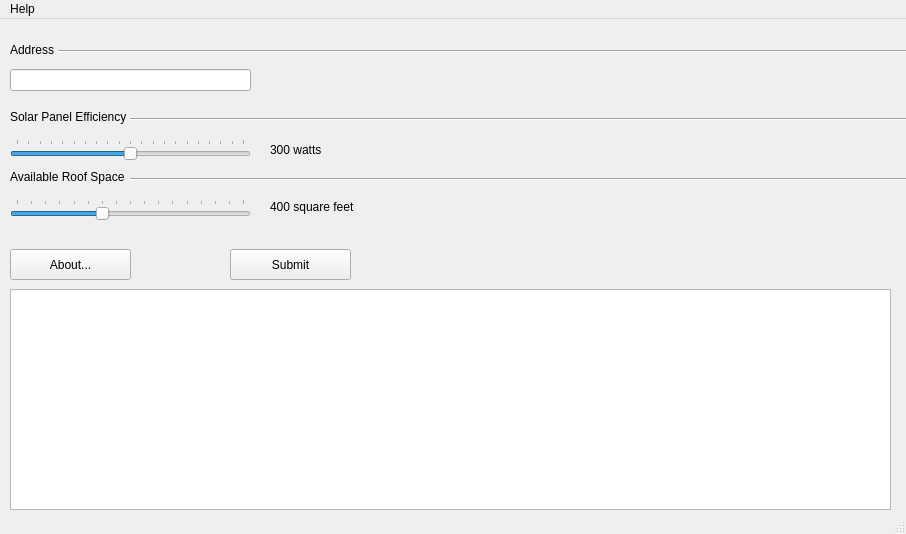
<?xml version="1.0" encoding="UTF-8"?>
<ui version="4.0">
 <class>NYC_GreenClass</class>
 <widget class="QMainWindow" name="NYC_GreenClass">
  <property name="geometry">
   <rect>
    <x>0</x>
    <y>0</y>
    <width>906</width>
    <height>534</height>
   </rect>
  </property>
  <property name="sizePolicy">
   <sizepolicy hsizetype="Preferred" vsizetype="Preferred">
    <horstretch>0</horstretch>
    <verstretch>0</verstretch>
   </sizepolicy>
  </property>
  <property name="minimumSize">
   <size>
    <width>906</width>
    <height>534</height>
   </size>
  </property>
  <property name="maximumSize">
   <size>
    <width>906</width>
    <height>534</height>
   </size>
  </property>
  <property name="windowTitle">
   <string>NYC Solar</string>
  </property>
  <property name="windowIcon">
   <iconset>
    <normaloff>../favicon.ico</normaloff>../favicon.ico</iconset>
  </property>
  <widget class="QWidget" name="centralWidget">
   <widget class="QPlainTextEdit" name="log_output">
    <property name="geometry">
     <rect>
      <x>10</x>
      <y>270</y>
      <width>881</width>
      <height>221</height>
     </rect>
    </property>
    <property name="font">
     <font>
      <pointsize>28</pointsize>
      <bold>true</bold>
     </font>
    </property>
    <property name="readOnly">
     <bool>true</bool>
    </property>
   </widget>
   <widget class="QLineEdit" name="lineEdit">
    <property name="geometry">
     <rect>
      <x>10</x>
      <y>50</y>
      <width>241</width>
      <height>22</height>
     </rect>
    </property>
   </widget>
   <widget class="QPushButton" name="submitButton">
    <property name="geometry">
     <rect>
      <x>230</x>
      <y>230</y>
      <width>121</width>
      <height>31</height>
     </rect>
    </property>
    <property name="text">
     <string>Submit</string>
    </property>
   </widget>
   <widget class="QLabel" name="label">
    <property name="geometry">
     <rect>
      <x>10</x>
      <y>20</y>
      <width>81</width>
      <height>21</height>
     </rect>
    </property>
    <property name="text">
     <string>Address</string>
    </property>
   </widget>
   <widget class="Line" name="line">
    <property name="geometry">
     <rect>
      <x>58</x>
      <y>31</y>
      <width>900</width>
      <height>3</height>
     </rect>
    </property>
    <property name="orientation">
     <enum>Qt::Horizontal</enum>
    </property>
   </widget>
   <widget class="QSlider" name="watt_slider">
    <property name="geometry">
     <rect>
      <x>10</x>
      <y>120</y>
      <width>241</width>
      <height>22</height>
     </rect>
    </property>
    <property name="minimum">
     <number>200</number>
    </property>
    <property name="maximum">
     <number>400</number>
    </property>
    <property name="singleStep">
     <number>1</number>
    </property>
    <property name="pageStep">
     <number>25</number>
    </property>
    <property name="value">
     <number>300</number>
    </property>
    <property name="sliderPosition">
     <number>300</number>
    </property>
    <property name="orientation">
     <enum>Qt::Horizontal</enum>
    </property>
    <property name="invertedAppearance">
     <bool>false</bool>
    </property>
    <property name="invertedControls">
     <bool>false</bool>
    </property>
    <property name="tickPosition">
     <enum>QSlider::TicksAbove</enum>
    </property>
    <property name="tickInterval">
     <number>10</number>
    </property>
   </widget>
   <widget class="QLabel" name="watt_label">
    <property name="geometry">
     <rect>
      <x>270</x>
      <y>120</y>
      <width>51</width>
      <height>21</height>
     </rect>
    </property>
    <property name="text">
     <string>300 watts</string>
    </property>
   </widget>
   <widget class="QSlider" name="space_slider">
    <property name="geometry">
     <rect>
      <x>10</x>
      <y>180</y>
      <width>241</width>
      <height>22</height>
     </rect>
    </property>
    <property name="minimum">
     <number>100</number>
    </property>
    <property name="maximum">
     <number>900</number>
    </property>
    <property name="singleStep">
     <number>50</number>
    </property>
    <property name="pageStep">
     <number>100</number>
    </property>
    <property name="value">
     <number>400</number>
    </property>
    <property name="orientation">
     <enum>Qt::Horizontal</enum>
    </property>
    <property name="tickPosition">
     <enum>QSlider::TicksAbove</enum>
    </property>
    <property name="tickInterval">
     <number>50</number>
    </property>
   </widget>
   <widget class="QLabel" name="space_label">
    <property name="geometry">
     <rect>
      <x>270</x>
      <y>180</y>
      <width>101</width>
      <height>16</height>
     </rect>
    </property>
    <property name="text">
     <string>400 square feet</string>
    </property>
   </widget>
   <widget class="QLabel" name="label_2">
    <property name="geometry">
     <rect>
      <x>10</x>
      <y>90</y>
      <width>121</width>
      <height>16</height>
     </rect>
    </property>
    <property name="text">
     <string>Solar Panel Efficiency</string>
    </property>
   </widget>
   <widget class="Line" name="line_2">
    <property name="geometry">
     <rect>
      <x>130</x>
      <y>85</y>
      <width>781</width>
      <height>31</height>
     </rect>
    </property>
    <property name="orientation">
     <enum>Qt::Horizontal</enum>
    </property>
   </widget>
   <widget class="QLabel" name="label_3">
    <property name="geometry">
     <rect>
      <x>10</x>
      <y>150</y>
      <width>141</width>
      <height>16</height>
     </rect>
    </property>
    <property name="text">
     <string>Available Roof Space</string>
    </property>
   </widget>
   <widget class="Line" name="line_3">
    <property name="geometry">
     <rect>
      <x>130</x>
      <y>150</y>
      <width>781</width>
      <height>21</height>
     </rect>
    </property>
    <property name="orientation">
     <enum>Qt::Horizontal</enum>
    </property>
   </widget>
   <widget class="QPushButton" name="pushButton">
    <property name="geometry">
     <rect>
      <x>10</x>
      <y>230</y>
      <width>121</width>
      <height>31</height>
     </rect>
    </property>
    <property name="text">
     <string>About...</string>
    </property>
   </widget>
  </widget>
  <widget class="QMenuBar" name="menuBar">
   <property name="enabled">
    <bool>true</bool>
   </property>
   <property name="geometry">
    <rect>
     <x>0</x>
     <y>0</y>
     <width>906</width>
     <height>22</height>
    </rect>
   </property>
   <property name="nativeMenuBar">
    <bool>true</bool>
   </property>
   <widget class="QMenu" name="menuFile">
    <property name="title">
     <string>Help</string>
    </property>
    <addaction name="actionAbout"/>
   </widget>
   <addaction name="menuFile"/>
  </widget>
  <widget class="QStatusBar" name="statusBar">
   <property name="enabled">
    <bool>true</bool>
   </property>
  </widget>
  <action name="actionAbout">
   <property name="text">
    <string>About</string>
   </property>
  </action>
 </widget>
 <layoutdefault spacing="6" margin="11"/>
 <resources>
  <include location="nyc_green.qrc"/>
 </resources>
 <connections/>
</ui>
